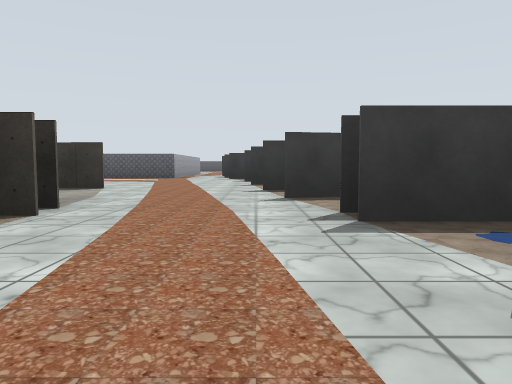
[1] (above)

13 first-person views from a walk through a Gazebo world. The camera is 1.2 m above the floor, tilts 4° down and sees 70° across. The floor is counted in squares, 5 m on a side. Each view is taken from the middle of a square. On the plan, view 1 faces up. The plan holds only what a view shows up to about 9 squares ahead; the rest is blank. Some surface patterns are stand-ins.

[2]
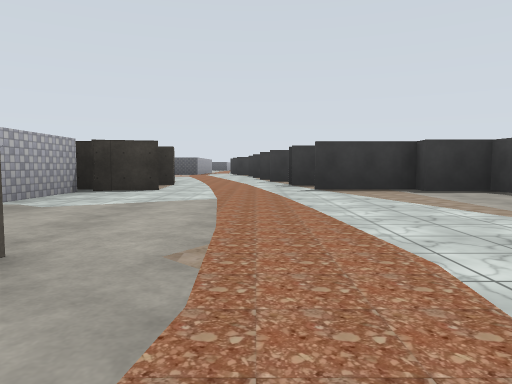

[3]
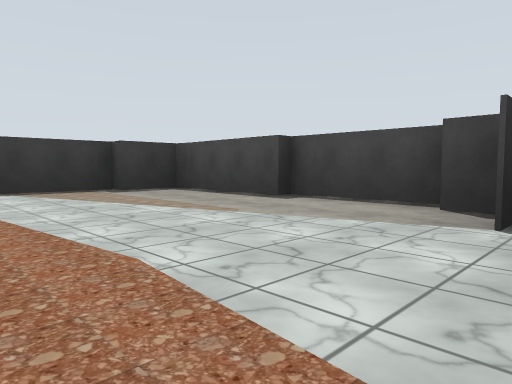

[4]
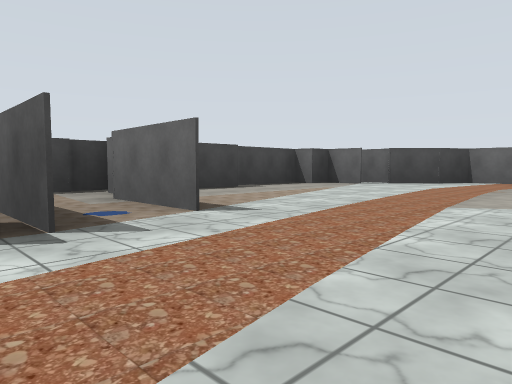

[5]
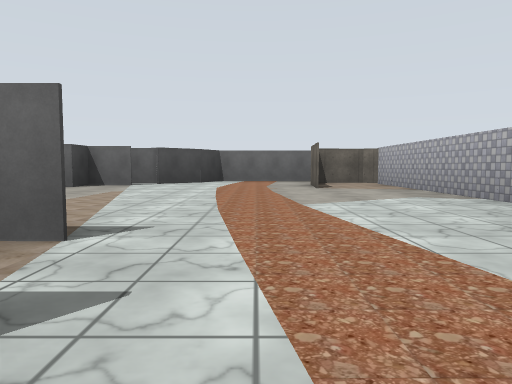

[6]
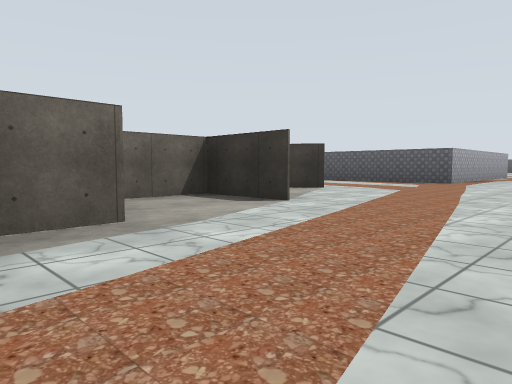

[7]
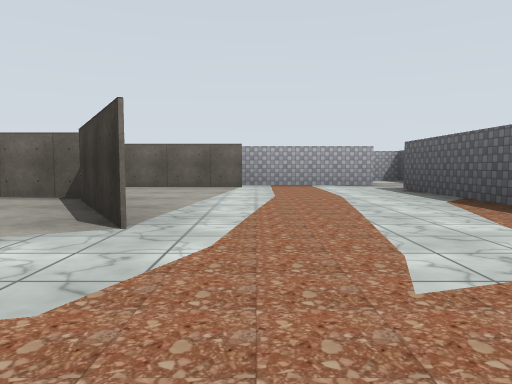

[8]
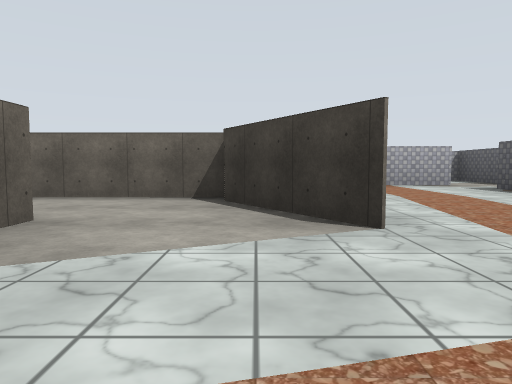

[9]
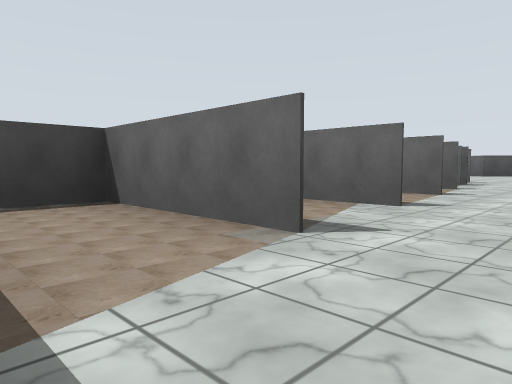

[10]
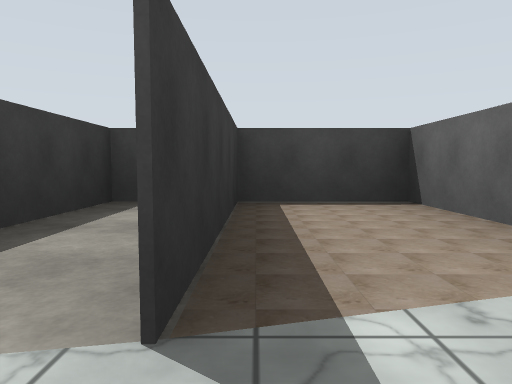

[11]
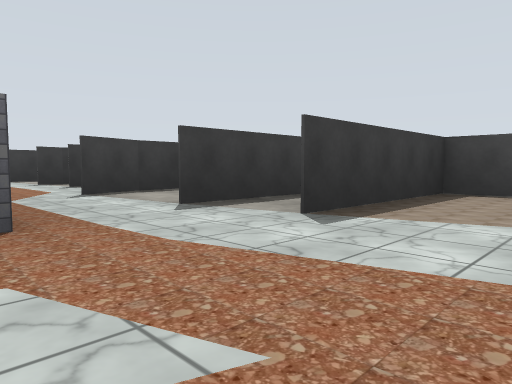

[12]
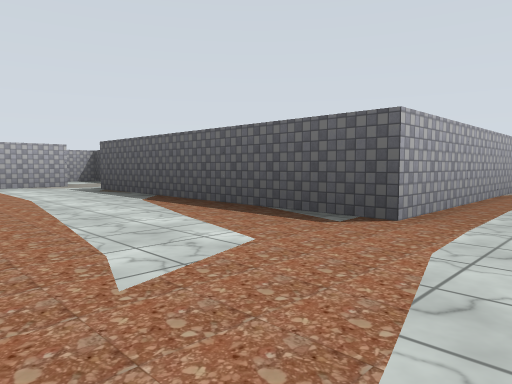

[13]
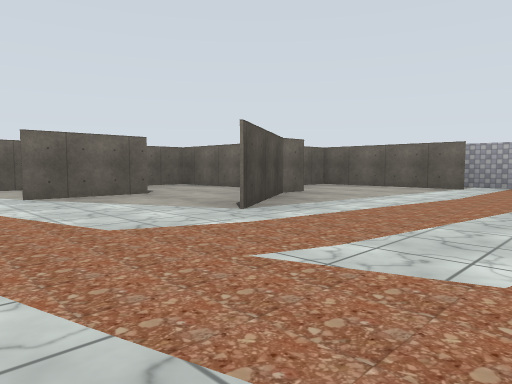

### Floor plan
Key: @ floor where view 1 was taken; # wall or solid block; . floor; O other object.
Columns run from 8 left of view 1 to 3 right of it. Each row starts with its distance up from view 1.
 11       O.#
 10       O.#
  9  OO   O.#
  8 O...OOO.###
  7   O.......#
  6   O.....###
  5   O.##..##
  4    ####..#
  3     ##...#
  2       #..#
  1       ##.###
  0       O.@..#
 -1       O....#
 -2       O#...#
 -3       ##.###
 -4       ####

Positions as (right, up) in squares from view 1, and headings:
1: (0, 0), facing up
2: (0, -3), facing up
3: (0, -3), facing up-right
4: (-1, 2), facing down-right
5: (0, 2), facing down
6: (0, 2), facing up-left
7: (-1, 6), facing left
8: (-1, 5), facing left
9: (-1, 7), facing down-right
10: (-1, 7), facing right
11: (-2, 6), facing up-right
12: (-1, 6), facing up-left
13: (-1, 7), facing down-left
